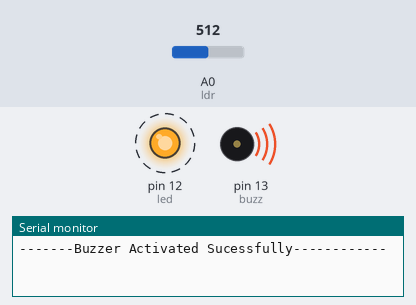
Bench run of a sketch on a simulated Arduino Uno, built with avr-gcc and run on an emulated ATmega328P. Parts: output pins drawn as LEDs (lit = HIGH), buzzer (waves = sounding), the last lines printed to the serial monitor. Dashed ring = blinking. The inputs (shaded band) are chosen by the test bench; at power-on: A0 (ldr) = 512.

Above: at 2.8 s.
2.9 s: A0 (ldr) set to 418
6.4 s: A0 (ldr) set to 384
At 8.2 s:
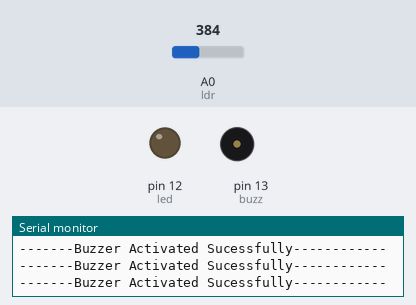
11.5 s: A0 (ldr) set to 410
At 12.8 s:
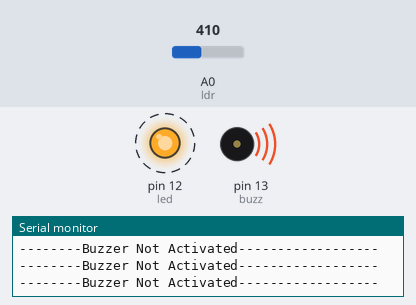
17.5 s: A0 (ldr) set to 390
At 18.6 s:
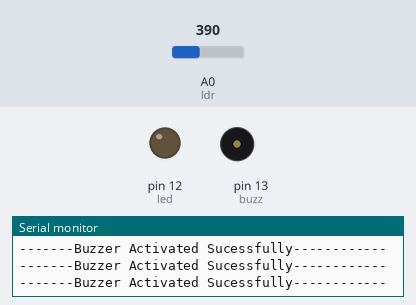
Timing chart, 0 to 20.5 s (numbered marks = the images above; inputs shaded):
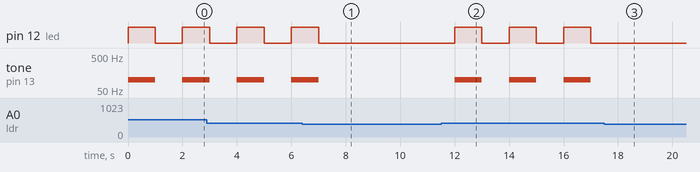

Measured:
- the behaviour switches between 400 and 399 on A0 (ldr) (found by bisection; images 0 and 1)
- after the input at 6.4 s, pin 12 (led): goes on until 7.0 s, then stays LOW; tone on pin 13 (buzz): goes on until 7.0 s, then stays silent
- after the input at 11.5 s, pin 12 (led): alternates HIGH for 1.0 s and LOW for 1.0 s, starting after 0.50 s; tone on pin 13 (buzz): alternates 100 Hz for 1.0 s and silent for 1.0 s, starting after 0.50 s
- after the input at 17.5 s, pin 12 (led): stops changing and stays LOW; tone on pin 13 (buzz): stops changing and stays silent
- by itself, pin 12 (led): alternates HIGH for 1.0 s and LOW for 1.0 s
- by itself, tone on pin 13 (buzz): alternates 100 Hz for 1.0 s and silent for 1.0 s

The sketch:

ldrbuzzer.ino
```cpp
//Youtube Video link:https://www.youtube.com/watch?v=SkGmtsA69ts
//for circuit design >>>>>>clicck above
//code written by Pushpakkumar BH
//source Youtube Channel MERT ARDUINO


const int led=12; //declaring variables
const int buzz=13; //Globally
const int ldr=A0;


void setup() {
  // put your setup code here, to run once:
  Serial.begin(9600);
pinMode(led,OUTPUT);
pinMode(buzz,OUTPUT);
pinMode(ldr,INPUT);
}

void loop() {
  // put your main code here, to run repeatedly:
int ldrstatus=analogRead(ldr); //reads the state of ldr

if(ldrstatus>=400)
{
  tone(buzz,100);
  digitalWrite(led,HIGH);
  delay(1000);

  noTone(buzz);
  digitalWrite(led,LOW);
  delay(1000);

  Serial.println("-------Buzzer Activated Sucessfully------------");
 }
 else{
  noTone(buzz);
  digitalWrite(led,LOW);
  delay(1000);

  Serial.println("--------Buzzer Not Activated------------------");
  }

}
```
